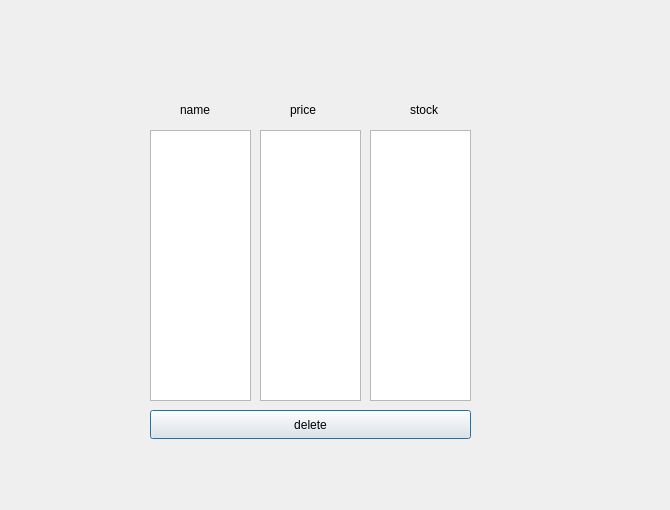
<?xml version="1.0" encoding="UTF-8"?>
<ui version="4.0">
 <class>remove_product</class>
 <widget class="QDialog" name="remove_product">
  <property name="geometry">
   <rect>
    <x>0</x>
    <y>0</y>
    <width>670</width>
    <height>510</height>
   </rect>
  </property>
  <property name="windowTitle">
   <string>Dialog</string>
  </property>
  <widget class="QLabel" name="label">
   <property name="geometry">
    <rect>
     <x>180</x>
     <y>100</y>
     <width>63</width>
     <height>20</height>
    </rect>
   </property>
   <property name="text">
    <string>name</string>
   </property>
  </widget>
  <widget class="QLabel" name="label_2">
   <property name="geometry">
    <rect>
     <x>290</x>
     <y>100</y>
     <width>63</width>
     <height>20</height>
    </rect>
   </property>
   <property name="text">
    <string>price</string>
   </property>
  </widget>
  <widget class="QLabel" name="label_3">
   <property name="geometry">
    <rect>
     <x>410</x>
     <y>100</y>
     <width>63</width>
     <height>20</height>
    </rect>
   </property>
   <property name="text">
    <string>stock</string>
   </property>
  </widget>
  <widget class="QListWidget" name="name">
   <property name="geometry">
    <rect>
     <x>150</x>
     <y>130</y>
     <width>101</width>
     <height>271</height>
    </rect>
   </property>
  </widget>
  <widget class="QListWidget" name="stock">
   <property name="geometry">
    <rect>
     <x>370</x>
     <y>130</y>
     <width>101</width>
     <height>271</height>
    </rect>
   </property>
  </widget>
  <widget class="QListWidget" name="price">
   <property name="geometry">
    <rect>
     <x>260</x>
     <y>130</y>
     <width>101</width>
     <height>271</height>
    </rect>
   </property>
  </widget>
  <widget class="QPushButton" name="pushButton">
   <property name="geometry">
    <rect>
     <x>150</x>
     <y>410</y>
     <width>321</width>
     <height>29</height>
    </rect>
   </property>
   <property name="text">
    <string>delete</string>
   </property>
  </widget>
 </widget>
 <resources/>
 <connections/>
</ui>
